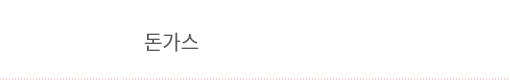
<?xml version="1.0" encoding="UTF-8"?>
<ui version="4.0">
 <class>Form</class>
 <widget class="QWidget" name="Form">
  <property name="geometry">
   <rect>
    <x>0</x>
    <y>0</y>
    <width>510</width>
    <height>80</height>
   </rect>
  </property>
  <property name="sizePolicy">
   <sizepolicy hsizetype="Fixed" vsizetype="Fixed">
    <horstretch>0</horstretch>
    <verstretch>0</verstretch>
   </sizepolicy>
  </property>
  <property name="minimumSize">
   <size>
    <width>510</width>
    <height>80</height>
   </size>
  </property>
  <property name="maximumSize">
   <size>
    <width>510</width>
    <height>80</height>
   </size>
  </property>
  <property name="windowTitle">
   <string>Form</string>
  </property>
  <widget class="QWidget" name="widget" native="true">
   <property name="geometry">
    <rect>
     <x>0</x>
     <y>0</y>
     <width>510</width>
     <height>80</height>
    </rect>
   </property>
   <property name="minimumSize">
    <size>
     <width>510</width>
     <height>80</height>
    </size>
   </property>
   <property name="maximumSize">
    <size>
     <width>510</width>
     <height>80</height>
    </size>
   </property>
   <property name="styleSheet">
    <string notr="true">background-color: rgb(255, 255, 255);
border-top-color: rgb(255, 255, 255);
border-right-color: rgb(255, 255, 255);
border-left-color: rgb(255, 255, 255);
border-bottom-color: rgb(255, 148, 148);
border-width:1px;
border-style:dashed;</string>
   </property>
   <widget class="QLabel" name="label">
    <property name="geometry">
     <rect>
      <x>0</x>
      <y>0</y>
      <width>121</width>
      <height>80</height>
     </rect>
    </property>
    <property name="text">
     <string/>
    </property>
    <property name="scaledContents">
     <bool>false</bool>
    </property>
   </widget>
   <widget class="QLabel" name="label_2">
    <property name="geometry">
     <rect>
      <x>138</x>
      <y>20</y>
      <width>290</width>
      <height>41</height>
     </rect>
    </property>
    <property name="font">
     <font>
      <family>티머니 둥근바람 ExtraBold</family>
      <pointsize>15</pointsize>
     </font>
    </property>
    <property name="styleSheet">
     <string notr="true">color: rgb(90, 90, 90);
border-bottom-color: rgb(255, 255, 255);</string>
    </property>
    <property name="text">
     <string>돈가스 </string>
    </property>
    <property name="alignment">
     <set>Qt::AlignLeading|Qt::AlignLeft|Qt::AlignVCenter</set>
    </property>
   </widget>
   <widget class="QLabel" name="label_3">
    <property name="geometry">
     <rect>
      <x>440</x>
      <y>20</y>
      <width>56</width>
      <height>41</height>
     </rect>
    </property>
    <property name="styleSheet">
     <string notr="true">border-color: rgb(255, 255, 255);</string>
    </property>
    <property name="text">
     <string/>
    </property>
    <property name="scaledContents">
     <bool>true</bool>
    </property>
   </widget>
  </widget>
 </widget>
 <resources/>
 <connections/>
</ui>
